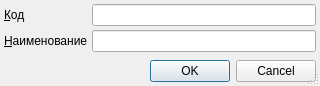
<?xml version="1.0" encoding="UTF-8"?>
<ui version="4.0">
 <class>RBTestGroupEditor</class>
 <widget class="QDialog" name="RBTestGroupEditor">
  <property name="geometry">
   <rect>
    <x>0</x>
    <y>0</y>
    <width>320</width>
    <height>86</height>
   </rect>
  </property>
  <property name="windowTitle">
   <string>Dialog</string>
  </property>
  <property name="sizeGripEnabled">
   <bool>true</bool>
  </property>
  <layout class="QGridLayout" name="gridLayout">
   <property name="margin">
    <number>4</number>
   </property>
   <property name="spacing">
    <number>4</number>
   </property>
   <item row="3" column="0">
    <spacer name="verticalSpacer">
     <property name="orientation">
      <enum>Qt::Vertical</enum>
     </property>
     <property name="sizeHint" stdset="0">
      <size>
       <width>20</width>
       <height>40</height>
      </size>
     </property>
    </spacer>
   </item>
   <item row="1" column="0">
    <widget class="QLabel" name="lblName">
     <property name="sizePolicy">
      <sizepolicy hsizetype="Maximum" vsizetype="Preferred">
       <horstretch>0</horstretch>
       <verstretch>0</verstretch>
      </sizepolicy>
     </property>
     <property name="text">
      <string>&amp;Наименование</string>
     </property>
     <property name="buddy">
      <cstring>edtName</cstring>
     </property>
    </widget>
   </item>
   <item row="1" column="1">
    <widget class="QLineEdit" name="edtName"/>
   </item>
   <item row="4" column="0" colspan="2">
    <widget class="QDialogButtonBox" name="buttonBox">
     <property name="standardButtons">
      <set>QDialogButtonBox::Cancel|QDialogButtonBox::Ok</set>
     </property>
    </widget>
   </item>
   <item row="0" column="0">
    <widget class="QLabel" name="lblCode">
     <property name="sizePolicy">
      <sizepolicy hsizetype="Maximum" vsizetype="Preferred">
       <horstretch>0</horstretch>
       <verstretch>0</verstretch>
      </sizepolicy>
     </property>
     <property name="text">
      <string>&amp;Код</string>
     </property>
     <property name="buddy">
      <cstring>edtCode</cstring>
     </property>
    </widget>
   </item>
   <item row="0" column="1">
    <widget class="QLineEdit" name="edtCode"/>
   </item>
  </layout>
 </widget>
 <tabstops>
  <tabstop>edtCode</tabstop>
  <tabstop>edtName</tabstop>
  <tabstop>buttonBox</tabstop>
 </tabstops>
 <resources/>
 <connections>
  <connection>
   <sender>buttonBox</sender>
   <signal>accepted()</signal>
   <receiver>RBTestGroupEditor</receiver>
   <slot>accept()</slot>
   <hints>
    <hint type="sourcelabel">
     <x>199</x>
     <y>123</y>
    </hint>
    <hint type="destinationlabel">
     <x>199</x>
     <y>69</y>
    </hint>
   </hints>
  </connection>
  <connection>
   <sender>buttonBox</sender>
   <signal>rejected()</signal>
   <receiver>RBTestGroupEditor</receiver>
   <slot>reject()</slot>
   <hints>
    <hint type="sourcelabel">
     <x>199</x>
     <y>123</y>
    </hint>
    <hint type="destinationlabel">
     <x>199</x>
     <y>69</y>
    </hint>
   </hints>
  </connection>
 </connections>
</ui>
